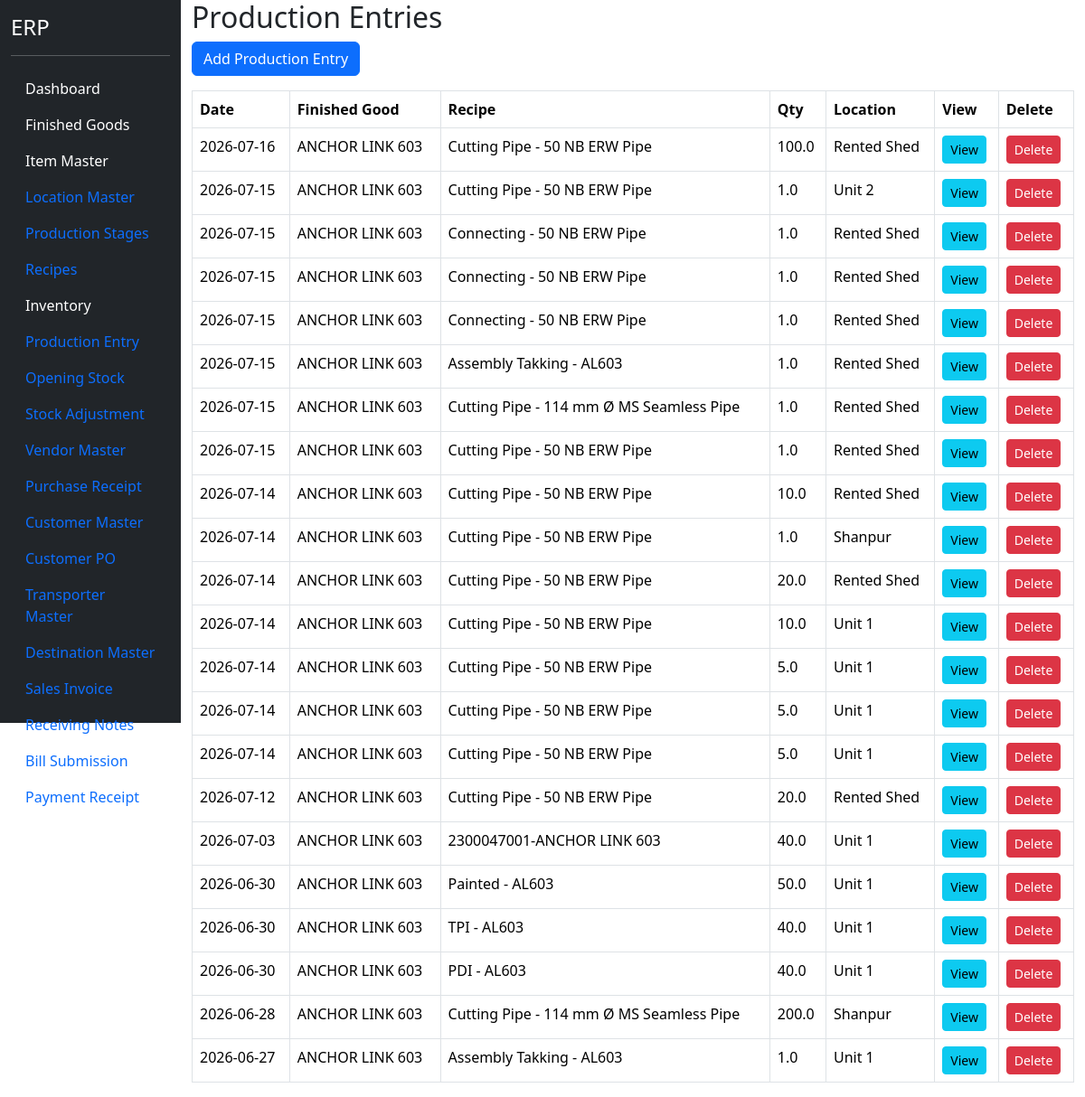
Before: /production (signed in) with the older database file.
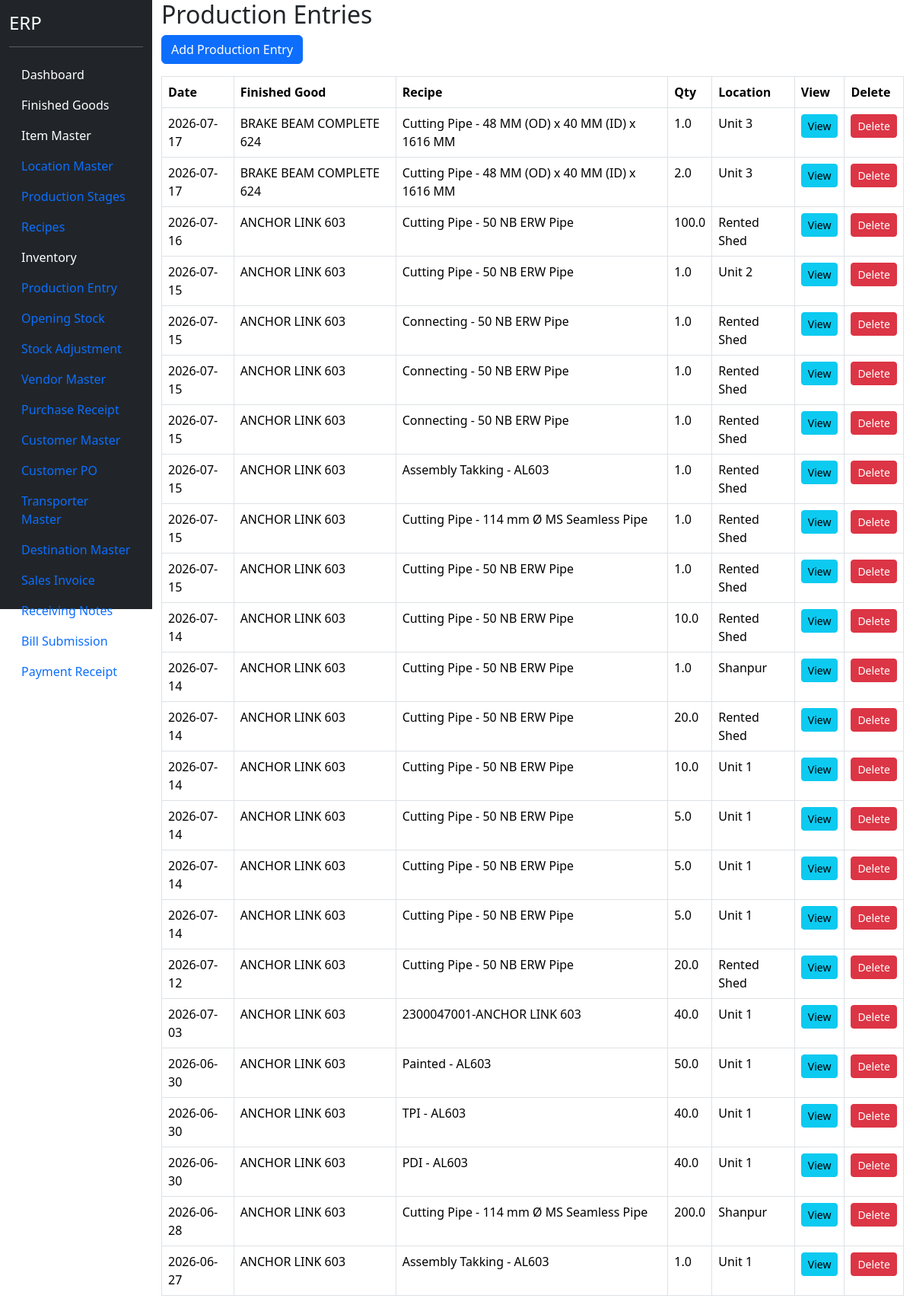
After: the same page with the newer database file.
### models.py (models this page shows)
class ProductionEntry(db.Model):
    __tablename__ = "production_entry"
    id = db.Column(
        db.Integer,
        primary_key=True
    )
    production_date = db.Column(
        db.Date,
        nullable=False
    )
    recipe_id = db.Column(
        db.Integer,
        db.ForeignKey("recipe_header.id"),
        nullable=False
    )
    production_qty = db.Column(
        db.Float,
        nullable=False
    )
    location_id = db.Column(
        db.Integer,
        db.ForeignKey("location_master.id"),
        nullable=False
    )
    remarks = db.Column(
        db.String(500)
    )
    recipe = db.relationship(
        "RecipeHeader"
    )
    location = db.relationship(
        "LocationMaster"
    )
    details = db.relationship(
    "ProductionEntryDetail",
    backref="production_entry",
    cascade="all, delete-orphan"
    )

class FinishedGood(db.Model):
    __tablename__ = "finished_goods"
    id = db.Column(db.Integer, primary_key=True)
    fg_code = db.Column(
        db.String(50),
        unique=True,
        nullable=False
    )
    fg_name = db.Column(
        db.String(200),
        nullable=False
    )
    pl_number = db.Column(
        db.String(100),
        nullable=True
    )
    uvam_reference = db.Column(
        db.String(500),
        nullable=True
    )
    items = db.relationship(
    "ItemMaster",
    backref="finished_good",
    lazy=True
    )
    active = db.Column(
        db.Boolean,
        default=True
    )

class RecipeHeader(db.Model):
    __tablename__ = "recipe_header"
    id = db.Column(
        db.Integer,
        primary_key=True
    )
    output_item_id = db.Column(
        db.Integer,
        db.ForeignKey("item_master.id"),
        nullable=False
    )
    output_qty = db.Column(
        db.Float,
        nullable=False,
        default=1
    )
    recipe_name = db.Column(
        db.String(200)
    )
    production_stage_id = db.Column(
        db.Integer,
        db.ForeignKey(
            "production_stage_master.id"
        )
    )
    active = db.Column(
        db.Boolean,
        default=True
    )
    output_item = db.relationship(
        "ItemMaster"
    )
    production_stage = db.relationship(
        "ProductionStageMaster"
    )
    inputs = db.relationship(
    "RecipeInput",
    backref="recipe",
    cascade="all, delete-orphan"
    )
    byproducts = db.relationship(
    "RecipeByProduct",
    backref="recipe",
    cascade="all, delete-orphan"
    )

class LocationMaster(db.Model):
    __tablename__ = "location_master"
    id = db.Column(
        db.Integer,
        primary_key=True
    )
    location_code = db.Column(
        db.String(20),
        unique=True,
        nullable=False
    )
    location_name = db.Column(
        db.String(100),
        nullable=False
    )
    active = db.Column(
        db.Boolean,
        default=True
    )

### blueprints/masters/routes.py (the view)
@masters_bp.route("/production")
@login_required
def production():
    production_list = ProductionEntry.query.order_by(
        ProductionEntry.production_date.desc()
    ).all()
    return render_template(
        "production.html",
        production_list=production_list
    )

### app.py (called while the page is built)
@login_manager.user_loader
def load_user(user_id):
    return User.query.get(int(user_id))

### templates/production.html (shortened to what this page needs)
{% extends "base.html" %}
{% block content %}
<h2>
</h2>
<a
    href="/production/add"
    class="btn btn-primary mb-3">
    Add Production Entry
</a>
<table class="table table-bordered">
    <thead>
        <tr>
            <th>Date</th>
            <th>Finished Good</th>
            <th>Recipe</th>
            <th>Qty</th>
            <th>Location</th>
            <th>View</th>
            <th>Delete</th>
        </tr>
    </thead>
    <tbody>
    {% for row in production_list %}
        <tr>
            <td>
                {{ row.production_date }}
            </td>
             <td>
                {{ row.recipe.output_item.finished_good.fg_name }}
            </td>
            <td>
                {{ row.recipe.recipe_name }}
            </td>
            <td>
                {{ row.production_qty }}
            </td>
            <td>
                {{ row.location.location_name }}
            </td>
            <td>
                <a
                    href="/production/view/{{ row.id }}"
                    class="btn btn-info btn-sm">
                    View
                </a>
            </td>
            <td>
                <button
                    type="button"
                    class="btn btn-danger btn-sm delete-btn"
                    data-id="{{ row.id }}">
                    Delete
                </button>
            </td>
        </tr>
    {% endfor %}
    </tbody>
</table>
{% endblock %}

### templates/base.html (shortened to what this page needs)
<!DOCTYPE html>
<html>
<head>
<link href="https://cdn.jsdelivr.net/npm/bootstrap@5.3.3/dist/css/bootstrap.min.css" rel="stylesheet">
<link href="https://cdn.jsdelivr.net/npm/select2@4.1.0-rc.0/dist/css/select2.min.css" rel="stylesheet" />
<link href="https://cdn.jsdelivr.net/npm/tom-select/dist/css/tom-select.bootstrap5.min.css" rel="stylesheet">
<link rel="stylesheet"
href="https://cdn.datatables.net/1.13.8/css/jquery.dataTables.min.css">
<link rel="stylesheet"
href="https://cdn.datatables.net/buttons/2.4.2/css/buttons.dataTables.min.css">
<link rel="stylesheet"
href="https://cdn.datatables.net/fixedheader/3.4.0/css/fixedHeader.dataTables.min.css">
<link rel="stylesheet"
href="https://cdn.datatables.net/fixedcolumns/4.3.0/css/fixedColumns.dataTables.min.css">
</head>
<body>
<div class="container-fluid">
<div class="row">
<div class="col-2 bg-dark text-white vh-100">
<h4 class="mt-3">ERP</h4>
<hr>
<ul class="nav flex-column">
<li class="nav-item">
<a class="nav-link text-white"
href="/dashboard">
Dashboard
</a>
</li>
<li class="nav-item">
<a class="nav-link text-white"
href="/finished-goods">
Finished Goods
</a>
</li>
<li class="nav-item">
    <a class="nav-link text-white"
       href="/items">
       Item Master
    </a>
</li>
<li class="nav-item">
    <a class="nav-link" href="/locations">
        Location Master
    </a>
</li>
<li class="nav-item">
    <a href="/production-stages"
       class="nav-link">
        Production Stages
    </a>
</li>
<li class="nav-item">
    <a href="/recipes"
       class="nav-link">
        Recipes
    </a>
</li>
<li class="nav-item">
    <a href="/inventory"
       class="nav-link text-white">
        Inventory
    </a>
</li>
<li class="nav-item">
    <a href="/production"
       class="nav-link">
        Production Entry
    </a>
</li>
<li class="nav-item">
    <a href="/opening-stock"
       class="nav-link">
        Opening Stock
    </a>
</li>
<li class="nav-item">
    <a href="/stock-adjustment"
       class="nav-link">
        Stock Adjustment
    </a>
</li>
<li class="nav-item">
    <a href="/vendors"
       class="nav-link">
        Vendor Master
    </a>
</li>
<li class="nav-item">
    <a href="/purchase-receipt"
       class="nav-link">
        Purchase Receipt
    </a>
</li>
<li class="nav-item">
<a
class="nav-link"
href="/customers">
Customer Master
</a>
</li>
<li class="nav-item">
<a
class="nav-link"
href="/customer-po">
Customer PO
</a>
</li>
<li class="nav-item">
<a
class="nav-link"
href="/transporter">
Transporter Master
</a>
</li>
<li class="nav-item">
<a
class="nav-link"
href="/destination">
Destination Master
</a>
</li>
<li class="nav-item">
<a
class="nav-link"
href="/sales-invoice">
Sales Invoice
</a>
</li>
<li>
    <a
        class="nav-link"
        href="/receiving-note">
        Receiving Notes
    </a>
</li>
<li>
    <a
        class="nav-link"
        href="/bill-submission">
        Bill Submission
    </a>
</li>
<li class="nav-item">
<a
class="nav-link"
href="{{ url_for('masters.payment') }}">
Payment Receipt
</a>
</li>
<li class="nav-item">
<a class="nav-link text-white"
href="/logout">
</a>
</li>
</ul>
</div>
<div class="col-10">
<link
rel="stylesheet"
href="https://cdn.datatables.net/1.13.8/css/jquery.dataTables.min.css">
{% block content %}
{% endblock %}
</div>
</div>
</div>
</body>
</html>

Changed rows visible on the page:
added ProductionEntry: production_date "2026-07-17", recipe.output_item.finished_good.fg_name "BRAKE BEAM COMPLETE 624", recipe.recipe_name "Cutting Pipe - 48 MM (OD) x 40 MM (ID) x 1616 MM", production_qty "1.0", location.location_name "Unit 3"
added ProductionEntry: production_date "2026-07-17", recipe.output_item.finished_good.fg_name "BRAKE BEAM COMPLETE 624", recipe.recipe_name "Cutting Pipe - 48 MM (OD) x 40 MM (ID) x 1616 MM", production_qty "2.0", location.location_name "Unit 3"
